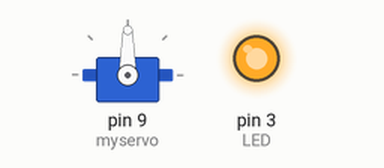
Simulated run of this sketch. Board: Arduino Uno, built with avr-gcc and run on an emulated ATmega328P. On the bench: servo, output pins drawn as LEDs (lit = HIGH).

Above: at 0.1 s.
At 8.0 s:
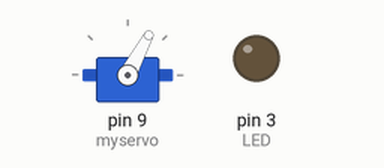
At 18.6 s:
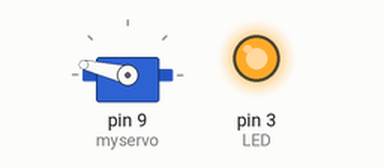
At 37.8 s:
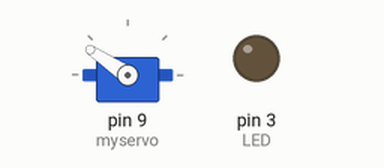
Timing chart, 0 to 40.0 s (numbered marks = the images above):
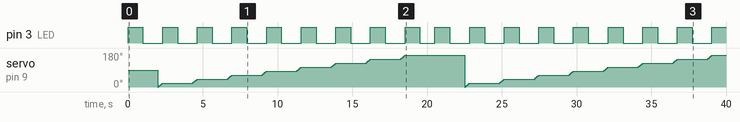

The sketch:

sketch_mar11a.ino
```cpp
#include <Servo.h>
// Práctica encender y apagar un LED
const int LED=3;
Servo myservo;
//int pos = 0;
int pos;
void setup()
{
pinMode(LED,OUTPUT);
myservo.attach(9);
}
void loop()
{
digitalWrite(LED,HIGH);
delay(1000);
digitalWrite(LED,LOW);
delay(1000);
if(pos){
  //pos = 0;
}
  //int pos_final = pos + 180;
  int pos_final = pos + 20;

  //for(pos = 0; pos <= 180; pos += 1){
  if(pos_final < 180){
  //if(pos_final < 270){
    for(pos = pos; pos <= pos_final; pos += 1){
      myservo.write(pos);
      delay(15);
    }
  }else{
    pos = 0;
  }


}
```

Measured:
- by itself, pin 3 (LED): goes 8 × (HIGH 1.0 s, LOW 1.3 s), HIGH 1.0 s, LOW 1.0 s, 8 × (HIGH 1.0 s, LOW 1.3 s), then HIGH
